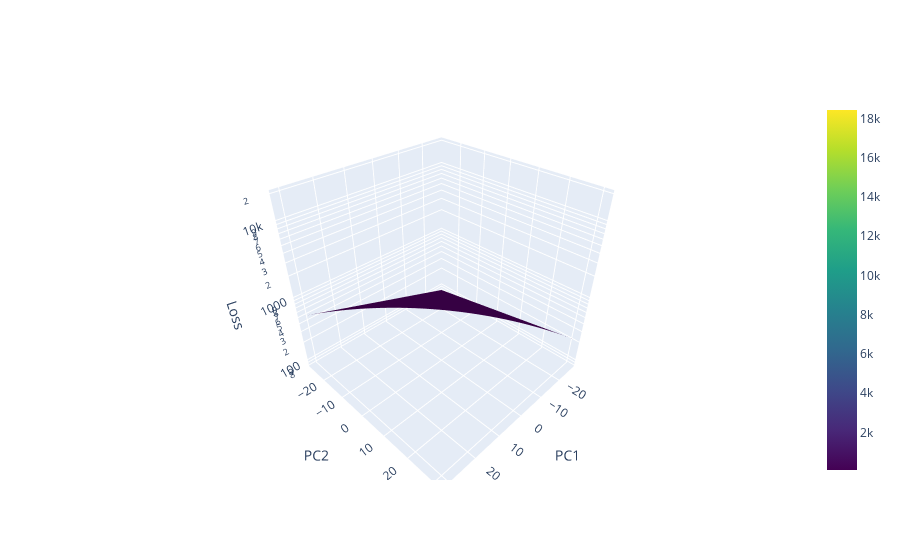

The notebook cell saved with this chart:
### Code cell
colors = ["blue"] + ["orange"] * (len(reduced_weights) - 2) + ["green"]
sizes = [8] + [5] * (len(reduced_weights) - 2) + [8]

trajectory = go.Scatter3d(
    x=reduced_weights[:, 0],
    y=reduced_weights[:, 1],
    z=trajectory_loss_reevaluted,  # add the z coordinate
    mode="markers+lines",
    line=dict(color="orange"),
    marker=dict(color=colors, size=sizes),
    name="Training Trajectory",
    projection=dict(z=dict(show=True, opacity=0.5))  # project on z-axis
)


layout = go.Layout(
    scene=dict(xaxis_title="PC1", yaxis_title="PC2", zaxis_title=" Loss", zaxis=dict(type='log')),
    coloraxis=dict(
        colorbar=dict(title="Loss magnitude", tickformat=".2e"),  # Format tick labels as scientific notation
        colorscale="Viridis",
        cmin=np.log10(grid_losses.min()),  # Set minimum value on color axis to log10(min(z))
        cmax=np.log10(grid_losses.max()),  # Set maximum value on color axis to log10(max(z))
    ),
)

fig2 = go.Figure(data=[go.Surface(x=xx, y=yy, z=grid_losses, colorscale='Viridis')], layout=layout)


# Create a scatter plot for the minimum point
"""min_point = go.Scatterd(
    x=[xx[_min_x, _min_y]],
    y=[yy[_min_x, _min_y]],
    z=[grid_losses[_min_x, _min_y]],
    mode='markers',
    marker=dict(
        size=5,
        color='red',  # set color to red
    ),
    name="global minimum",
    projection=dict(z=dict(show=True, opacity=0.5))  # project on z-axis
)"""

# Add scatter trace for the trajectory projection
#fig2.add_trace(trajectory_loss_reevaluted)
#fig2.add_trace(min_point)

fig2.show()

### Figure 1 — Plotly figure (JSON) as saved in the notebook; plotly's stock layout.template omitted (floating-point values rounded to 4 significant figures)
{"data": [{"colorscale": [[0, "#440154"], [0.1111, "#482878"], [0.2222, "#3e4989"], [0.3333, "#31688e"], [0.4444, "#26828e"], [0.5556, "#1f9e89"], [0.6667, "#35b779"], [0.7778, "#6ece58"], [0.8889, "#b5de2b"], [1, "#fde725"]], "type": "surface", "x": [[-26.89, 30.93], [-26.89, 30.93]], "y": [[-26.89, -26.89], [30.93, 30.93]], "z": [[89.14, 536.3], [230.2, 18430.0]]}], "layout": {"coloraxis": {"cmax": 4.265, "cmin": 1.95, "colorbar": {"tickformat": ".2e", "title": {"text": "Loss magnitude"}}, "colorscale": [[0, "#440154"], [0.1111, "#482878"], [0.2222, "#3e4989"], [0.3333, "#31688e"], [0.4444, "#26828e"], [0.5556, "#1f9e89"], [0.6667, "#35b779"], [0.7778, "#6ece58"], [0.8889, "#b5de2b"], [1, "#fde725"]]}, "scene": {"xaxis": {"title": {"text": "PC1"}}, "yaxis": {"title": {"text": "PC2"}}, "zaxis": {"title": {"text": " Loss"}, "type": "log"}}}}
